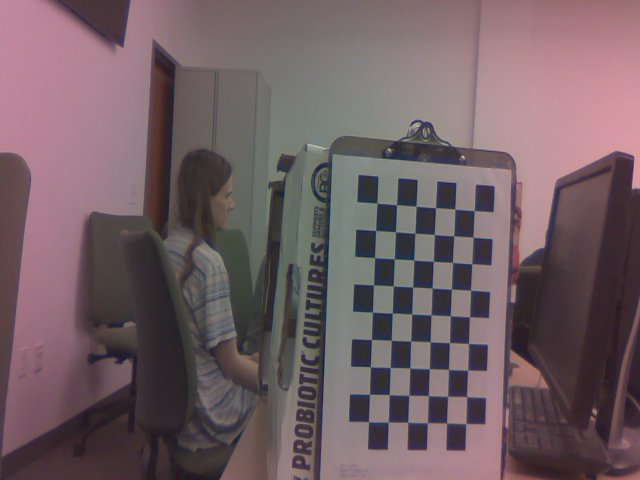
//> input picture pCalib/nvcamtest_6285_s00_00000.jpg, 640 x 480 px; its folder holds only this picture in this run
$ ./pCalib   (built with g++ and OpenCV 4)
//> lines starting //> are read from the running program, lines starting //| are printed output that depends on the picture; after the words box and inside, x2 and y2 are one past the last pixel; in counts of white or black regions, pixels touching at a corner belong together
#include <opencv2/opencv.hpp>
#include <vector>
#include <iostream>

int main() {
    // Prepare object points (3D points in real world space)
    int board_width = 9;  // Checkerboard width (columns)
    int board_height = 6; // Checkerboard height (rows)
    float square_size = 23.0f; // The size of a square mm
    int imageWidth =640;
    int imageHeight =480;

    std::vector<cv::Point3f> object_points; // 3D points in real world space
    for (int i = 0; i < board_height; i++) {
        for (int j = 0; j < board_width; j++) {
            object_points.push_back(cv::Point3f(j * square_size, i * square_size, 0.0f));
        }
    }

    // Vector to store the 2D image points and object points from each image
    std::vector<std::vector<cv::Point2f>> image_points; // 2D points in the image plane
    std::vector<std::vector<cv::Point3f>> object_points_all; // 3D object points
    std::vector<cv::Mat> rvecs, tvecs; // Rotation and translation vectors

    // Read images for calibration
    std::vector<cv::String> filenames;
 //   cv::glob("nvcamtest_6407_s01_*.jpg", filenames);
  cv::glob("nvcamtest_6285_s00_*.jpg", filenames);

    for (size_t i = 0; i < filenames.size(); i++) {
        cv::Mat img = cv::imread(filenames[i]);
//> img is the input picture: 480 rows x 640 cols, CV_8UC3; mean B, G, R 99.7, 94.5, 113
        cv::Mat gray;
        cv::cvtColor(img, gray, cv::COLOR_BGR2GRAY);
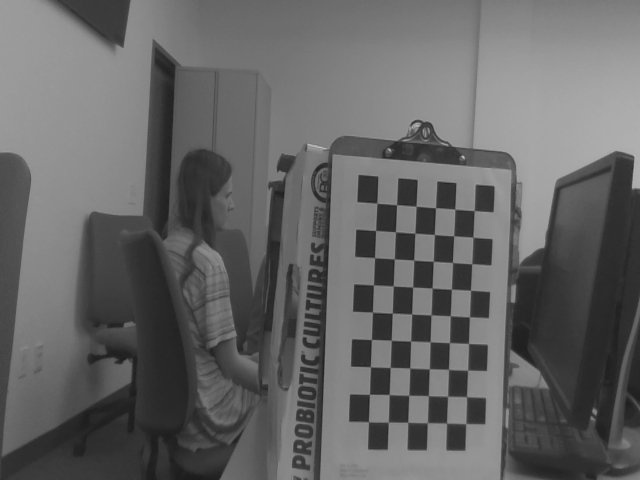
//> gray: 480 rows x 640 cols, CV_8UC1; min 26, max 199, mean 100.6

        std::vector<cv::Point2f> corners;

        // Find the chessboard corners
        bool found = cv::findChessboardCorners(gray, cv::Size(board_width, board_height), corners,
                                                cv::CALIB_CB_ADAPTIVE_THRESH | cv::CALIB_CB_NORMALIZE_IMAGE);
//> corners = 54 Points (x, y), first 12: [474.2, 210.5], [472.9, 237.2], [471.6, 263.8], [470.5, 290.3], [469.3, 316.9], [468.5, 343.5], [467.5, 370.3], [466.5, 396.6], [465.8, 423.6], [454.7, 209.2], [453.6, 235.7], [452.4, 262.3]; found = true

        if (found) {

            // Refine corner locations
            cv::cornerSubPix(gray, corners, cv::Size(11, 11), cv::Size(-1, -1),
                          cv::TermCriteria(cv::TermCriteria::EPS | cv::TermCriteria::MAX_ITER, 30, 0.1));
//> corners = 54 Points (x, y), first 12: [474.2, 210.6], [472.9, 237.2], [471.7, 263.8], [470.5, 290.3], [469.5, 316.9], [468.5, 343.4], [467.6, 370.2], [466.5, 396.6], [465.8, 423.6], [454.8, 209.2], [453.7, 235.8], [452.5, 262.5]

            // store corners and image points
             image_points.push_back(corners);
//> image_points = 1 point lists
             object_points_all.push_back(object_points);

            // Draw corners for visualization
            cv::drawChessboardCorners(img, cv::Size(board_width, board_height), corners, found);
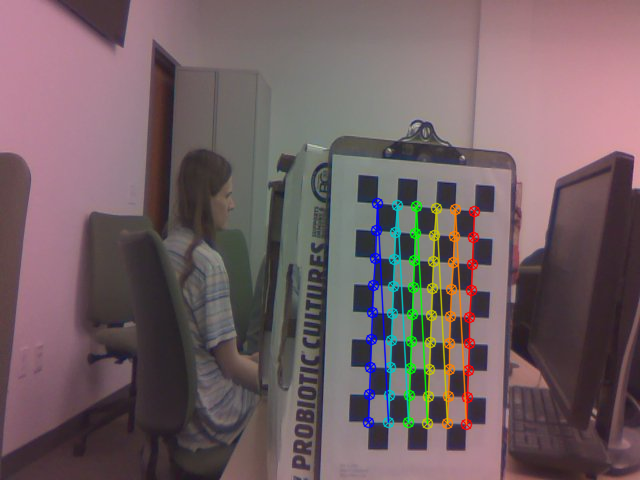
//> img: 480 rows x 640 cols, CV_8UC3; 3.54% of pixels changed, all inside (x1, y1, x2, y2) = (362, 197, 481, 431)
            cv::imshow("Chessboard", img);
            cv::waitKey(1000); // Wait for half a second before moving to the next image
        }
    }

    cv::destroyAllWindows();

    // Calibrate the camera
    cv::Mat camera_matrix = cv::Mat::eye(3, 3, CV_64F);  // Intrinsic camera matrix
    cv::Mat dist_coeffs = cv::Mat::zeros(8, 1, CV_64F);  // Distortion coefficients

    // Perform the calibration
    double rms = cv::calibrateCamera(object_points_all, image_points, cv::Size(imageWidth,imageHeight),
                                     camera_matrix, dist_coeffs, rvecs, tvecs);
//> camera_matrix = [[1619.3, 0, 310.5], [0, 2192.6, 245.2], [0, 0, 1]]; dist_coeffs = [-1.42, 52.12, 0.0994, -0.0145, -1811.8]; rms = 2.61

    std::cout << "Camera calibration done with RMS error: " << rms << std::endl;
//| Camera calibration done with RMS error: 2.60873

    std::cout << "Camera Matrix: " << camera_matrix << std::endl;
//| Camera Matrix: [1619.303540415365, 0, 310.4703626522746;
//|  0, 2192.619005411636, 245.2215780985194;
//|  0, 0, 1]
    std::cout << "Distortion Coefficients: " << dist_coeffs << std::endl;
//| Distortion Coefficients: [-1.42036932890503;
//|  52.11634387378013;
//|  0.09938259518301482;
//|  -0.01448939940015415;
//|  -1811.818005011696]


    return 0;
}

$ run again, on pCalib/nvcamtest_6285_s00_00004.jpg
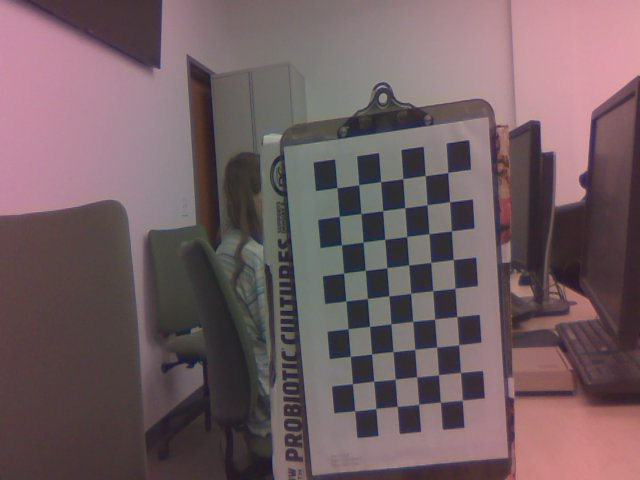
//> input picture pCalib/nvcamtest_6285_s00_00004.jpg, 640 x 480 px
//> img is the input picture: 480 rows x 640 cols, CV_8UC3; mean B, G, R 97.9, 93.7, 113.2
//> `cv::cvtColor(img, gray, cv::COLOR_BGR2GRAY);`:
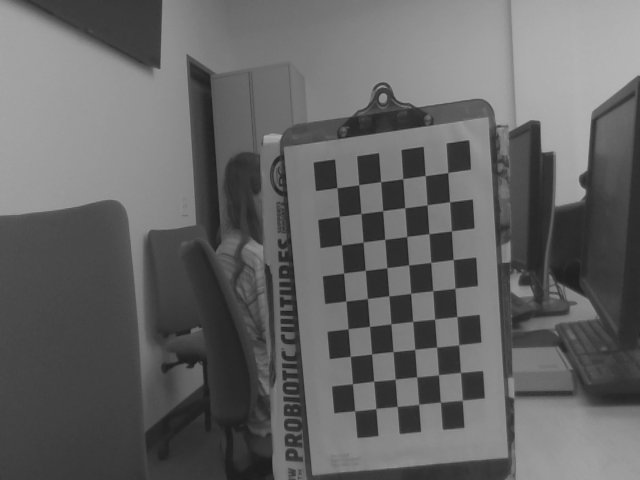
//> gray: 480 rows x 640 cols, CV_8UC1; min 26, max 183, mean 100
//> `bool found = cv::findChessboardCorners(gray, cv::Size(board_width, boa..`: corners = 54 Points (x, y), first 12: [447.7, 172.7], [449.6, 201.8], [451.4, 230.9], [453.2, 259.5], [454.8, 288.2], [456.8, 316.6], [458.6, 344.8], [460.5, 372.5], [462.3, 400.1], [425.2, 175.6], [427.2, 204.8], [429.1, 233.7]; found = true
//> `cv::cornerSubPix(gray, corners, cv::Size(11, 11), cv::Size(-1, -1), cv..`: corners = 54 Points (x, y), first 12: [447.8, 172.6], [449.6, 201.8], [451.4, 230.9], [453.2, 259.5], [454.9, 288.3], [456.8, 316.6], [458.7, 344.8], [460.5, 372.4], [462.3, 400.2], [425.2, 175.6], [427.1, 204.8], [428.9, 233.7]
//> image_points = 1 point lists
//> `cv::drawChessboardCorners(img, cv::Size(board_width, board_height), co..`:
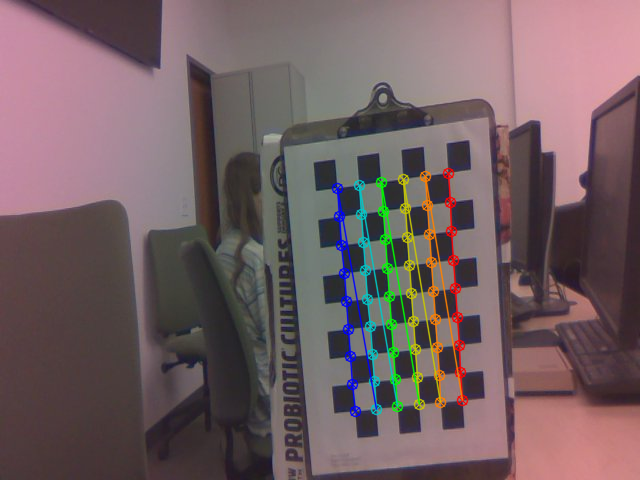
//> img: 480 rows x 640 cols, CV_8UC3; 3.65% of pixels changed, all inside (x1, y1, x2, y2) = (331, 167, 469, 418)
//> camera_matrix = [[999.6, 0, 247.1], [0, 1366.7, 248.7], [0, 0, 1]]; dist_coeffs = [-0.409, 12.15, 0.0111, 0.0195, -102.3]; rms = 0.0933
//| Camera calibration done with RMS error: 0.0932867
//| Camera Matrix: [999.6171491251433, 0, 247.1054007347417;
//|  0, 1366.748861476915, 248.7363447382885;
//|  0, 0, 1]
//| Distortion Coefficients: [-0.4086318059285909;
//|  12.15494277905417;
//|  0.01107476175078006;
//|  0.0194743241337411;
//|  -102.262496781355]

$ run again, on pCalib/nvcamtest_6285_s00_00005.jpg
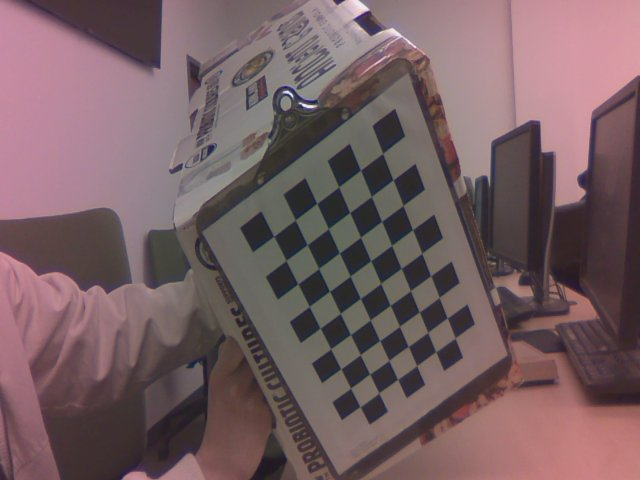
//> input picture pCalib/nvcamtest_6285_s00_00005.jpg, 640 x 480 px
//> img is the input picture: 480 rows x 640 cols, CV_8UC3; mean B, G, R 98.6, 95, 118.1
//> `cv::cvtColor(img, gray, cv::COLOR_BGR2GRAY);`:
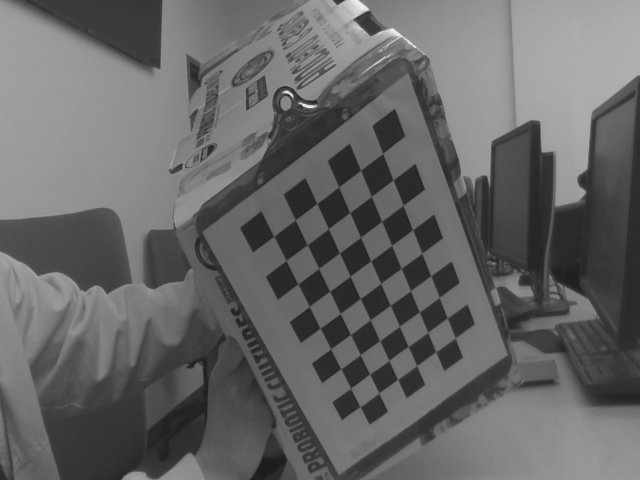
//> gray: 480 rows x 640 cols, CV_8UC1; min 25, max 243, mean 102.3
//> `bool found = cv::findChessboardCorners(gray, cv::Size(board_width, boa..`: corners = 54 Points (x, y), first 12: [382.5, 153.9], [392.9, 180.1], [402.9, 205.4], [412.4, 229.6], [421.5, 253.4], [430.4, 275.8], [439.1, 297.4], [447.3, 317.9], [455.3, 338.3], [360.5, 170.2], [371.3, 196.6], [381.5, 221.3]; found = true
//> `cv::cornerSubPix(gray, corners, cv::Size(11, 11), cv::Size(-1, -1), cv..`: corners = 54 Points (x, y), first 12: [382.6, 153.5], [393.1, 179.9], [403, 205.5], [412.6, 229.6], [421.8, 253.3], [430.7, 275.7], [439.2, 297.4], [447.3, 317.9], [455.2, 338], [360.5, 170.2], [371.4, 196.5], [381.6, 221.3]
//> image_points = 1 point lists
//> `cv::drawChessboardCorners(img, cv::Size(board_width, board_height), co..`:
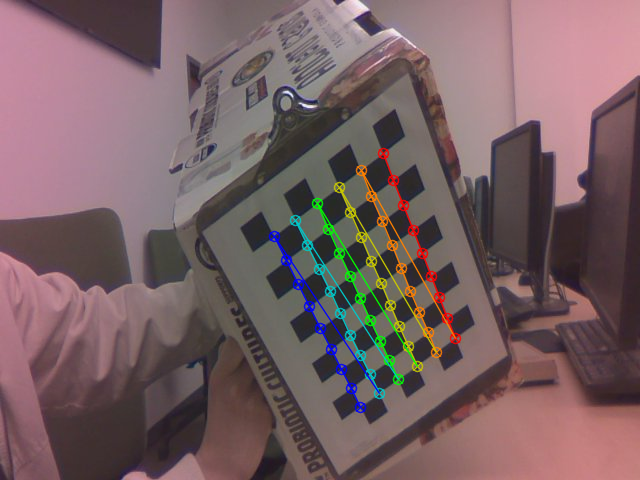
//> img: 480 rows x 640 cols, CV_8UC3; 3.22% of pixels changed, all inside (x1, y1, x2, y2) = (268, 147, 462, 414)
//> camera_matrix = [[584.7, 0, 325.6], [0, 788.2, 208], [0, 0, 1]]; dist_coeffs = [0.361, -6.58, -0.0214, -0.00582, 39.34]; rms = 0.218
//| Camera calibration done with RMS error: 0.217822
//| Camera Matrix: [584.7010283447772, 0, 325.6117257654142;
//|  0, 788.1910557281118, 207.9744871099267;
//|  0, 0, 1]
//| Distortion Coefficients: [0.3613240224951969;
//|  -6.581751389560146;
//|  -0.02135338760045319;
//|  -0.005823265566254608;
//|  39.33756070366834]

$ run again, on pCalib/nvcamtest_6285_s00_00006.jpg
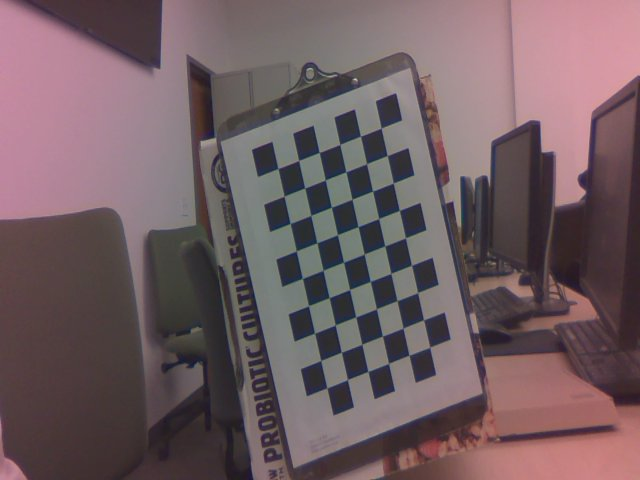
//> input picture pCalib/nvcamtest_6285_s00_00006.jpg, 640 x 480 px
//> img is the input picture: 480 rows x 640 cols, CV_8UC3; mean B, G, R 97.9, 93.5, 112.7
//> `cv::cvtColor(img, gray, cv::COLOR_BGR2GRAY);`:
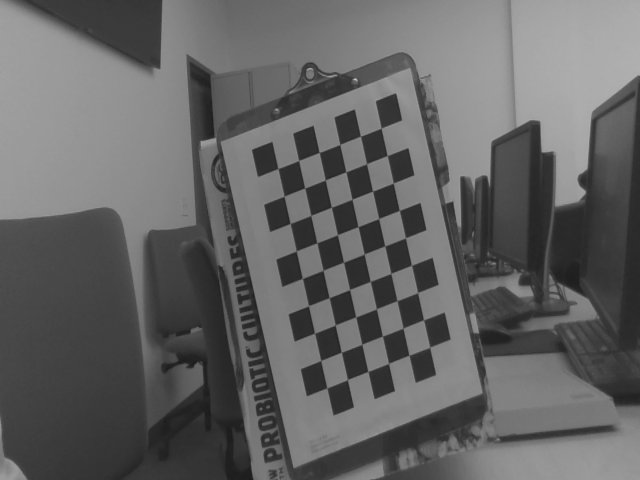
//> gray: 480 rows x 640 cols, CV_8UC1; min 25, max 208, mean 99.7
//> `bool found = cv::findChessboardCorners(gray, cv::Size(board_width, boa..`: corners = 54 Points (x, y), first 12: [380.9, 128.5], [387.1, 155.5], [392.9, 183.3], [399.3, 210.3], [405.5, 237.7], [411.3, 265.2], [417.6, 292.6], [423.1, 319.6], [429.8, 347], [360.4, 136.4], [366.5, 164], [372.6, 191.2]; found = true
//> `cv::cornerSubPix(gray, corners, cv::Size(11, 11), cv::Size(-1, -1), cv..`: corners = 54 Points (x, y), first 12: [381.1, 128.2], [387.2, 155.5], [393.3, 183.1], [399.4, 210.4], [405.5, 237.9], [411.6, 265.2], [417.6, 292.6], [423.6, 319.8], [429.7, 347.2], [360.5, 136.2], [366.5, 163.8], [372.6, 191.2]
//> image_points = 1 point lists
//> `cv::drawChessboardCorners(img, cv::Size(board_width, board_height), co..`:
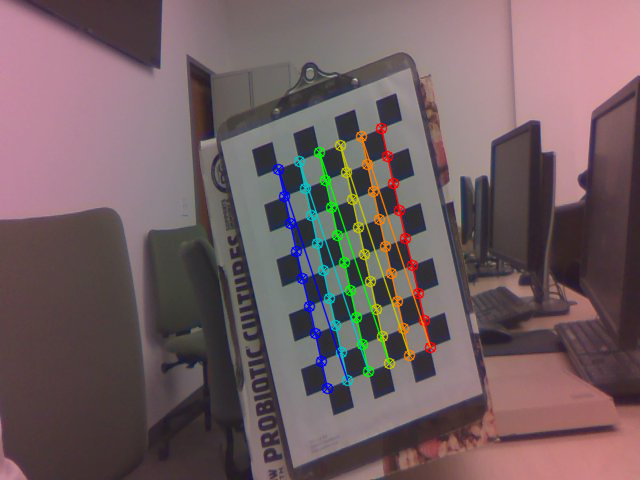
//> img: 480 rows x 640 cols, CV_8UC3; 3.57% of pixels changed, all inside (x1, y1, x2, y2) = (272, 122, 437, 395)
//> camera_matrix = [[1979.3, 0, 333.8], [0, 2630.4, 202.2], [0, 0, 1]]; dist_coeffs = [3.13, -1108.5, -0.015, 0.0117, 117112.6]; rms = 0.0807
//| Camera calibration done with RMS error: 0.0806513
//| Camera Matrix: [1979.347474847707, 0, 333.7581044689385;
//|  0, 2630.411837309769, 202.1571111447684;
//|  0, 0, 1]
//| Distortion Coefficients: [3.126406579385466;
//|  -1108.467495306211;
//|  -0.01496492933659613;
//|  0.0116698366335918;
//|  117112.6389746385]

$ run again, on pCalib/nvcamtest_6285_s00_00001.jpg
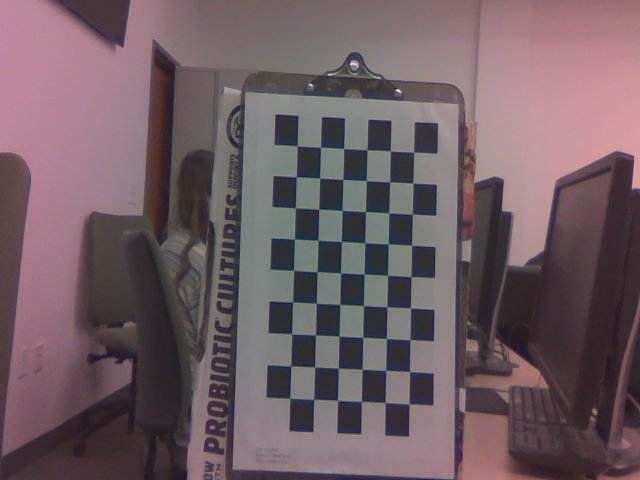
//> input picture pCalib/nvcamtest_6285_s00_00001.jpg, 640 x 480 px
//> img is the input picture: 480 rows x 640 cols, CV_8UC3; mean B, G, R 99.7, 93.5, 111.9
//> `cv::cvtColor(img, gray, cv::COLOR_BGR2GRAY);`:
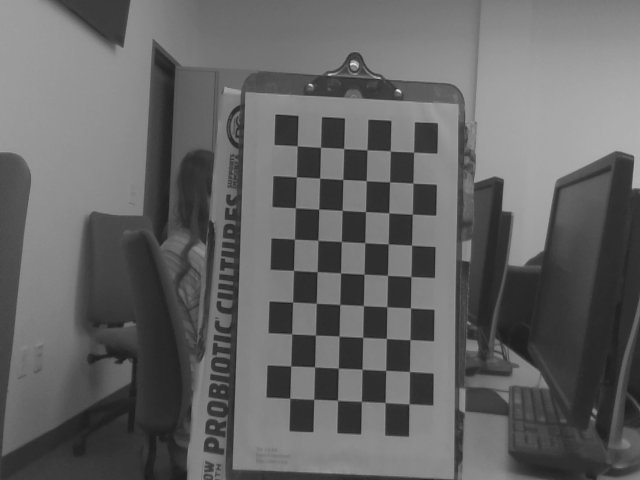
//> gray: 480 rows x 640 cols, CV_8UC1; min 26, max 231, mean 99.7
//> `bool found = cv::findChessboardCorners(gray, cv::Size(board_width, boa..`: corners = 54 Points (x, y), first 12: [413.6, 152.4], [412.8, 183.1], [412.4, 214.2], [411.5, 245.2], [410.8, 276.6], [410.4, 307.8], [410, 339.6], [409.5, 371.5], [409.1, 403.8], [390.3, 151.1], [389.5, 181.8], [388.8, 212.7]; found = true
//> `cv::cornerSubPix(gray, corners, cv::Size(11, 11), cv::Size(-1, -1), cv..`: corners = 54 Points (x, y), first 12: [413.6, 152.2], [412.9, 183.1], [412.3, 214.2], [411.6, 245.2], [410.9, 276.6], [410.5, 307.9], [410, 339.7], [409.4, 371.5], [409, 403.8], [390.4, 150.9], [389.6, 181.8], [388.8, 212.8]
//> image_points = 1 point lists
//> `cv::drawChessboardCorners(img, cv::Size(board_width, board_height), co..`:
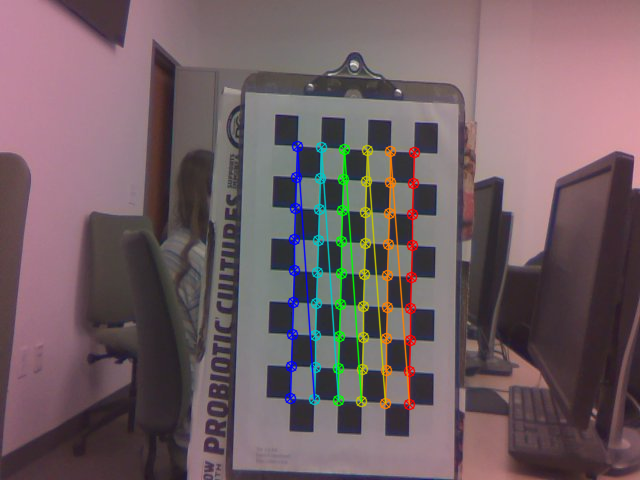
//> img: 480 rows x 640 cols, CV_8UC3; 3.95% of pixels changed, all inside (x1, y1, x2, y2) = (284, 140, 421, 411)
//> camera_matrix = [[697, 0, 310.3], [0, 927.9, 179.8], [0, 0, 1]]; dist_coeffs = [0.313, -3.68, -0.0139, 0.0048, 23.67]; rms = 0.0788
//| Camera calibration done with RMS error: 0.0788379
//| Camera Matrix: [696.9751140280318, 0, 310.2636370376254;
//|  0, 927.8753844349604, 179.7779010689061;
//|  0, 0, 1]
//| Distortion Coefficients: [0.3129494681114423;
//|  -3.67593436476403;
//|  -0.01393670346753699;
//|  0.00480191976686947;
//|  23.67055006454775]
